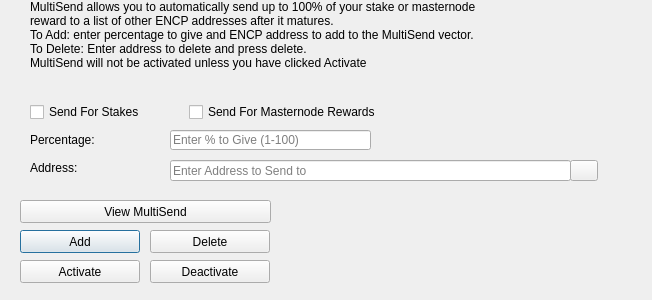
<?xml version="1.0" encoding="UTF-8"?>
<ui version="4.0">
 <class>MultiSendDialog</class>
 <widget class="QDialog" name="MultiSendDialog">
  <property name="windowModality">
   <enum>Qt::NonModal</enum>
  </property>
  <property name="geometry">
   <rect>
    <x>0</x>
    <y>0</y>
    <width>652</width>
    <height>300</height>
   </rect>
  </property>
  <property name="windowTitle">
   <string>MultiSend</string>
  </property>
  <widget class="QLineEdit" name="multiSendPercentEdit">
   <property name="geometry">
    <rect>
     <x>170</x>
     <y>130</y>
     <width>201</width>
     <height>20</height>
    </rect>
   </property>
   <property name="toolTip">
    <string>Enter whole numbers 1 - 100</string>
   </property>
   <property name="placeholderText">
    <string>Enter % to Give (1-100)</string>
   </property>
  </widget>
  <widget class="QLineEdit" name="multiSendAddressEdit">
   <property name="geometry">
    <rect>
     <x>170</x>
     <y>160</y>
     <width>401</width>
     <height>21</height>
    </rect>
   </property>
   <property name="toolTip">
    <string/>
   </property>
   <property name="placeholderText">
    <string>Enter Address to Send to</string>
   </property>
  </widget>
  <widget class="QLabel" name="label_2">
   <property name="geometry">
    <rect>
     <x>30</x>
     <y>0</y>
     <width>451</width>
     <height>121</height>
    </rect>
   </property>
   <property name="lineWidth">
    <number>1</number>
   </property>
   <property name="text">
    <string>MultiSend allows you to automatically send up to 100% of your stake or masternode reward to a list of other ENCP addresses after it matures.
To Add: enter percentage to give and ENCP address to add to the MultiSend vector.
To Delete: Enter address to delete and press delete.
MultiSend will not be activated unless you have clicked Activate</string>
   </property>
   <property name="alignment">
    <set>Qt::AlignLeading|Qt::AlignLeft|Qt::AlignTop</set>
   </property>
   <property name="wordWrap">
    <bool>true</bool>
   </property>
  </widget>
  <widget class="QLabel" name="message">
   <property name="geometry">
    <rect>
     <x>290</x>
     <y>200</y>
     <width>351</width>
     <height>91</height>
    </rect>
   </property>
   <property name="text">
    <string/>
   </property>
  </widget>
  <widget class="QPushButton" name="addButton">
   <property name="geometry">
    <rect>
     <x>20</x>
     <y>230</y>
     <width>120</width>
     <height>23</height>
    </rect>
   </property>
   <property name="toolTip">
    <string/>
   </property>
   <property name="statusTip">
    <string>Add to MultiSend Vector</string>
   </property>
   <property name="text">
    <string>Add</string>
   </property>
  </widget>
  <widget class="QPushButton" name="disableButton">
   <property name="geometry">
    <rect>
     <x>150</x>
     <y>260</y>
     <width>120</width>
     <height>23</height>
    </rect>
   </property>
   <property name="statusTip">
    <string>Deactivate MultiSend</string>
   </property>
   <property name="text">
    <string>Deactivate</string>
   </property>
  </widget>
  <widget class="QPushButton" name="addressBookButton">
   <property name="geometry">
    <rect>
     <x>570</x>
     <y>160</y>
     <width>28</width>
     <height>21</height>
    </rect>
   </property>
   <property name="toolTip">
    <string>Choose an address from the address book</string>
   </property>
   <property name="text">
    <string/>
   </property>
   <property name="icon">
    <iconset resource="../enceladus.qrc">
     <normaloff>:/icons/address-book</normaloff>:/icons/address-book</iconset>
   </property>
   <property name="shortcut">
    <string>Alt+A</string>
   </property>
   <property name="autoDefault">
    <bool>false</bool>
   </property>
  </widget>
  <widget class="QLabel" name="label">
   <property name="geometry">
    <rect>
     <x>30</x>
     <y>130</y>
     <width>121</width>
     <height>20</height>
    </rect>
   </property>
   <property name="toolTip">
    <string>Percentage of stake to send</string>
   </property>
   <property name="text">
    <string>Percentage:</string>
   </property>
  </widget>
  <widget class="QLabel" name="label_5">
   <property name="geometry">
    <rect>
     <x>30</x>
     <y>160</y>
     <width>111</width>
     <height>16</height>
    </rect>
   </property>
   <property name="toolTip">
    <string>Address to send portion of stake to</string>
   </property>
   <property name="text">
    <string>Address:</string>
   </property>
  </widget>
  <widget class="QPushButton" name="deleteButton">
   <property name="geometry">
    <rect>
     <x>150</x>
     <y>230</y>
     <width>120</width>
     <height>23</height>
    </rect>
   </property>
   <property name="toolTip">
    <string/>
   </property>
   <property name="statusTip">
    <string>Delete Address From MultiSend Vector</string>
   </property>
   <property name="text">
    <string>Delete</string>
   </property>
  </widget>
  <widget class="QPushButton" name="activateButton">
   <property name="geometry">
    <rect>
     <x>20</x>
     <y>260</y>
     <width>120</width>
     <height>23</height>
    </rect>
   </property>
   <property name="statusTip">
    <string>Activate MultiSend</string>
   </property>
   <property name="text">
    <string>Activate</string>
   </property>
  </widget>
  <widget class="QPushButton" name="viewButton">
   <property name="geometry">
    <rect>
     <x>20</x>
     <y>200</y>
     <width>251</width>
     <height>23</height>
    </rect>
   </property>
   <property name="toolTip">
    <string/>
   </property>
   <property name="statusTip">
    <string>View MultiSend Vector</string>
   </property>
   <property name="text">
    <string>View MultiSend</string>
   </property>
  </widget>
  <widget class="QWidget" name="horizontalLayoutWidget">
   <property name="geometry">
    <rect>
     <x>30</x>
     <y>100</y>
     <width>351</width>
     <height>24</height>
    </rect>
   </property>
   <layout class="QHBoxLayout" name="horizontalLayout">
    <item>
     <widget class="QCheckBox" name="multiSendStakeCheckBox">
      <property name="text">
       <string>Send For Stakes</string>
      </property>
     </widget>
    </item>
    <item>
     <widget class="QCheckBox" name="multiSendMasternodeCheckBox">
      <property name="text">
       <string>Send For Masternode Rewards</string>
      </property>
     </widget>
    </item>
   </layout>
  </widget>
 </widget>
 <resources>
  <include location="../enceladus.qrc"/>
 </resources>
 <connections/>
</ui>
